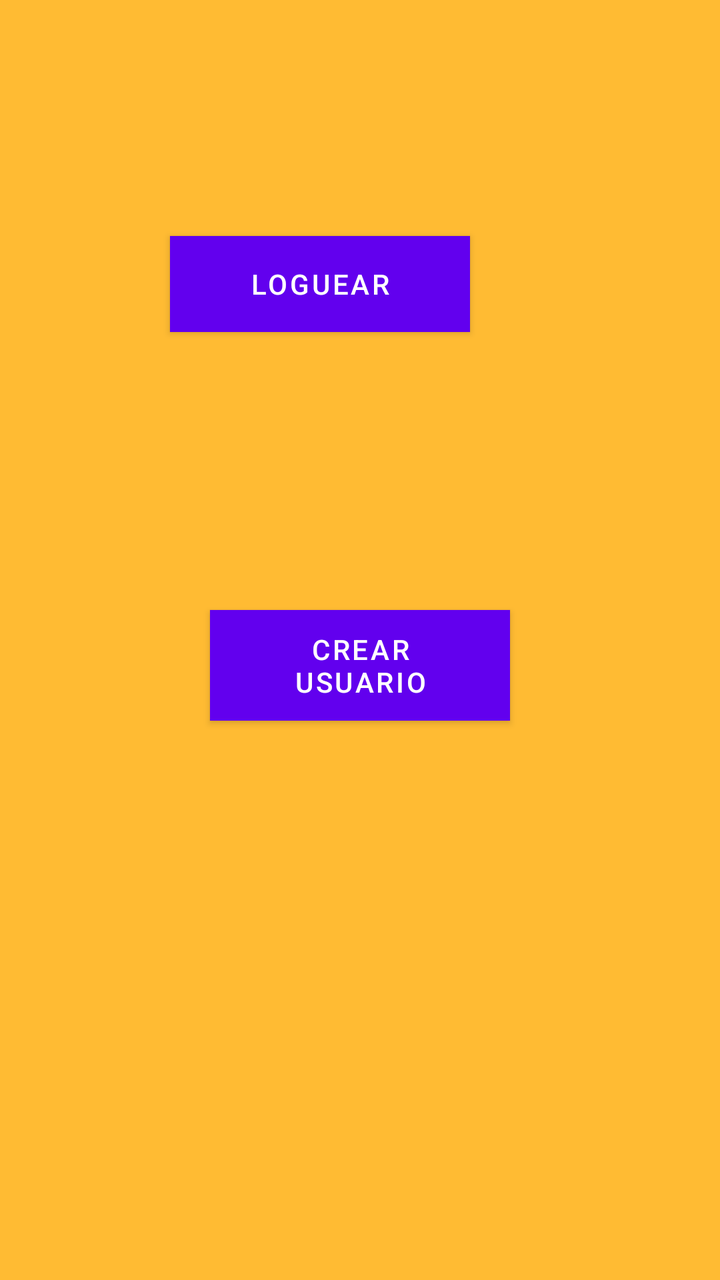
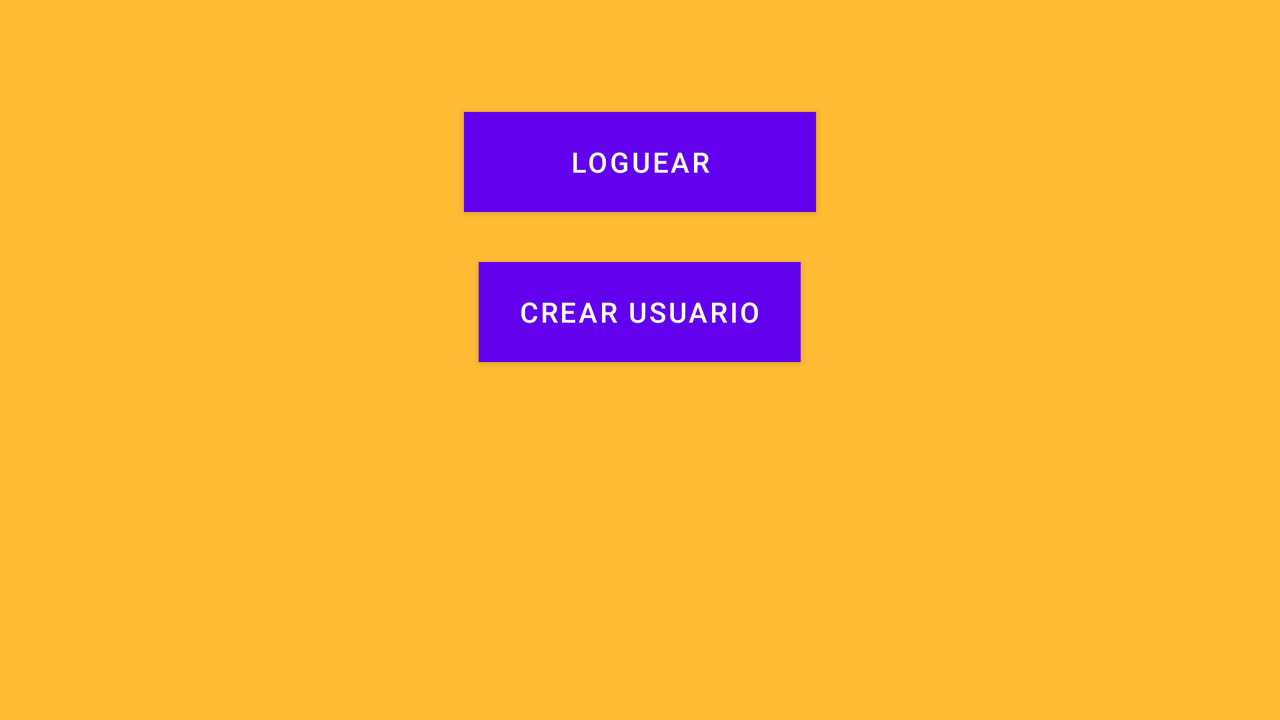

Compare how this app lays out the same screen by default and in its alternative resource folder. The renders come first, then the two layout files and the values they reference.
<!-- AndroidManifest.xml: application theme Theme.PayToWinG -->
<!-- res/layout/activity_main.xml -->
<?xml version="1.0" encoding="utf-8"?>
<LinearLayout xmlns:android="http://schemas.android.com/apk/res/android"
    xmlns:app="http://schemas.android.com/apk/res-auto"
    xmlns:tools="http://schemas.android.com/tools"
    android:layout_width="match_parent"
    android:layout_height="match_parent"
    android:orientation="vertical"
    android:background="@android:color/holo_orange_light"
    tools:context=".MainActivity">

    <Space
        android:layout_width="match_parent"
        android:layout_height="118dp" />

    <LinearLayout
        android:layout_width="match_parent"
        android:layout_height="wrap_content"
        android:orientation="horizontal"/>

    <LinearLayout
        android:layout_width="match_parent"
        android:layout_height="wrap_content"
        android:layout_weight="0"
        android:orientation="horizontal"/>

    <Button
        android:id="@+id/buttonMainLog"
        android:layout_width="150dp"
        android:layout_height="wrap_content"
        android:layout_gravity="center"
        android:layout_marginRight="20dp"
        android:background="#3F51B5"
        android:text="@string/loguear" />

    <Space
        android:layout_width="match_parent"
        android:layout_height="139dp" />

    <Button
        android:id="@+id/buttonCrearUsuario"
        android:layout_width="150dp"
        android:layout_height="wrap_content"
        android:layout_gravity="center_horizontal"
        android:background="#3F51B5"
        android:text="@string/crearUsuario" />

</LinearLayout>
<!-- resources referenced by this layout -->
<resources>
  <string name="crearUsuario">Crear usuario</string>
  <string name="loguear">Loguear</string>
  <style name="Theme.PayToWinG" parent="Theme.MaterialComponents.DayNight.DarkActionBar">
          
          <item name="colorPrimary">@color/purple_500</item>
          <item name="colorPrimaryVariant">@color/purple_700</item>
          <item name="colorOnPrimary">@color/white</item>
          
          <item name="colorSecondary">@color/teal_200</item>
          <item name="colorSecondaryVariant">@color/teal_700</item>
          <item name="colorOnSecondary">@color/black</item>
          
          <item name="android:statusBarColor" tools:targetApi="l">?attr/colorPrimaryVariant</item>
          
      </style>
</resources>
<!-- res/layout-land/activity_main.xml (the repository's variant of the layout above) -->
<!-- drawn on the phone turned sideways -->
<?xml version="1.0" encoding="utf-8"?>
<LinearLayout xmlns:android="http://schemas.android.com/apk/res/android"
    xmlns:app="http://schemas.android.com/apk/res-auto"
    xmlns:tools="http://schemas.android.com/tools"
    android:layout_width="match_parent"
    android:layout_height="match_parent"
    android:orientation="vertical"
    android:background="@android:color/holo_orange_light"
    tools:context=".MainActivity">

    <Space
        android:layout_width="match_parent"
        android:layout_height="31dp" />

    <LinearLayout
        android:layout_width="match_parent"
        android:layout_height="wrap_content"
        android:orientation="horizontal"/>

    <LinearLayout
        android:layout_width="match_parent"
        android:layout_height="wrap_content"
        android:layout_weight="0"
        android:orientation="horizontal"/>

    <Space
        android:layout_width="match_parent"
        android:layout_height="25dp" />

    <Button
        android:id="@+id/buttonMainLog"
        android:layout_width="176dp"
        android:layout_height="50dp"
        android:layout_gravity="center|center_horizontal|center_vertical"
        android:background="#3F51B5"
        android:text="@string/loguear" />

    <Space
        android:layout_width="match_parent"
        android:layout_height="25dp" />

    <Button
        android:id="@+id/buttonCrearUsuario"
        android:layout_width="161dp"
        android:layout_height="50dp"
        android:layout_gravity="center_horizontal"
        android:background="#3F51B5"
        android:text="@string/crearUsuario" />

</LinearLayout>
